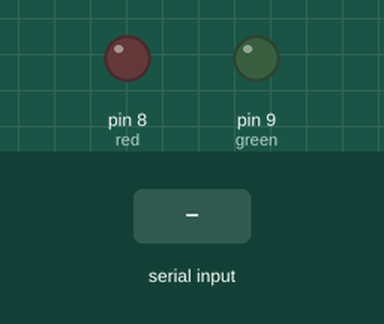
Recording of a sketch running on a simulated Arduino Uno, built with avr-gcc and run on an emulated ATmega328P. Shown: output pins drawn as LEDs (lit = HIGH). The inputs (shaded band) are chosen by the test bench.

Above: at 1.2 s.
1.3 s: "1" received over Serial
At 1.6 s:
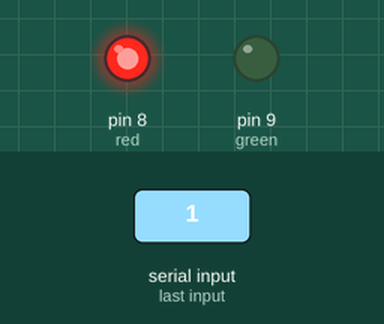
2.8 s: "3" received over Serial
At 3.9 s:
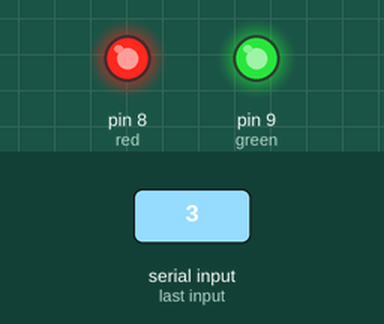
4.3 s: "2" received over Serial
At 5.1 s:
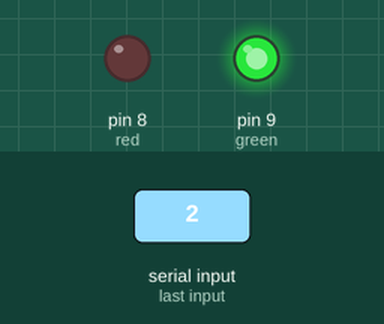
5.8 s: "4" received over Serial
At 6.2 s:
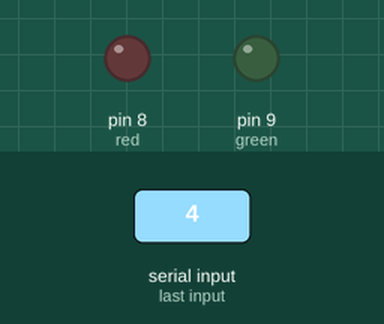
Timing chart, 0 to 8.3 s (numbered marks = the images above; inputs shaded):
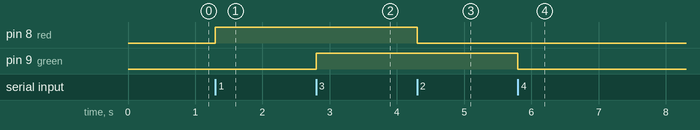

The sketch:

1.5_SerialMonitoring.ino
```cpp
int red=8;
int green=9;
char sms;

void setup() {
  // put your setup code here, to run once:
Serial.begin(9600);
pinMode(red,OUTPUT);
pinMode(green,OUTPUT);
}

void loop() {
  // put your main code here, to run repeatedly:
 if(Serial.available() !=0)
 {
  sms= Serial.read();
  }

  if(sms == '1')
  {
    digitalWrite(red,HIGH);
  }
  if(sms == '2')
  {
    digitalWrite(red,LOW);
  }
  if(sms == '3')
  {
    digitalWrite(green,HIGH);
  }
  if(sms == '4')
  {
    digitalWrite(green,LOW);
  }

  }
```

Measured:
- after the input at 1.3 s, pin 8 (red): LOW → HIGH at once
- after the input at 2.8 s, pin 9 (green): LOW → HIGH at once
- after the input at 4.3 s, pin 8 (red): HIGH → LOW at once
- after the input at 5.8 s, pin 9 (green): HIGH → LOW at once
